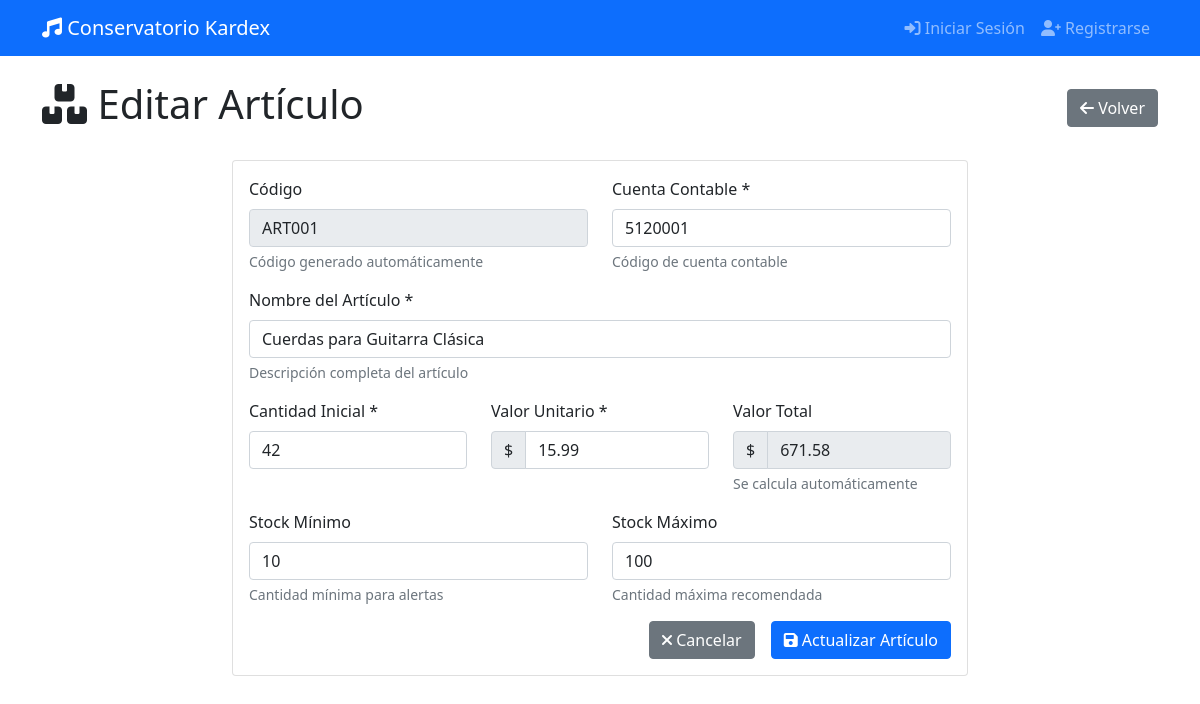
Screenshot of /articulos/1/editar with the database file from the repository.
### app/database/models.py (models this page shows, shortened)
class BaseModel(db.Model):
    __abstract__ = True
    id = db.Column(db.Integer, primary_key=True)
    created_at = db.Column(db.DateTime, default=datetime.utcnow)
    updated_at = db.Column(db.DateTime, default=datetime.utcnow, onupdate=datetime.utcnow)

class Item(BaseModel):
    __tablename__ = 'tb_item'
    i_codigo = db.Column(db.String(20), unique=True, nullable=False)
    i_nombre = db.Column(db.String(200), nullable=False)
    i_tipo = db.Column(db.String(20), nullable=False)  # 'instrumento' o 'articulo'
    i_cantidad = db.Column(db.Integer, default=0)
    i_vUnitario = db.Column(db.Numeric(10, 2), default=0.0)
    i_vTotal = db.Column(db.Numeric(10, 2), default=0.0)
    instrumento = db.relationship('Instrumento', backref='item', uselist=False)
    articulo = db.relationship('Articulo', backref='item', uselist=False)
    movimientos = db.relationship('MovimientoDetalle', backref='item', lazy=True)
    stock = db.relationship('Stock', backref='item', uselist=False)

class Articulo(db.Model):
    __tablename__ = 'tb_articulo'
    i_id = db.Column(db.Integer, db.ForeignKey('tb_item.id'), primary_key=True)
    a_c_contable = db.Column(db.String(20), nullable=False)
    a_stockMax = db.Column(db.Integer)
    a_stockMin = db.Column(db.Integer)
    created_at = db.Column(db.DateTime, default=datetime.utcnow)
    updated_at = db.Column(db.DateTime, default=datetime.utcnow, onupdate=datetime.utcnow)

### app/routes/web/articulos.py (the view, shortened to what this page needs)
@bp.route('/<int:articulo_id>/editar', methods=['GET', 'POST'])
def editar_articulo(articulo_id):
    resultado = articulo_service.obtener_articulo_por_id(articulo_id)
    if not resultado:
        flash('Artículo no encontrado', 'error')
        return redirect(url_for('articulos.listar_articulos'))
    articulo = resultado
    item = articulo.item
    proveedores = proveedor_service.obtener_todos()
    return render_template('articulos/form.html', articulo=articulo, item=item, proveedores=proveedores)

### app/database/repositories/articulos.py (called while the page is built)
    def get_by_id_with_item(self, articulo_id):
        return db.session.query(Articulo, Item).join(Item, Articulo.i_id == Item.id).filter(Articulo.i_id == articulo_id).first()

### app/database/repositories/base.py (called while the page is built)
    def get_all(self):
        return self.model.query.all()

### app/services/articulo_service.py (called while the page is built)
    def obtener_articulo_por_id(self, articulo_id):
        resultado = self.repo.get_by_id_with_item(articulo_id)
        if resultado:
            articulo, item = resultado
            return articulo
        return None

### app/services/proveedor_service.py (called while the page is built)
    def obtener_todos(self):
        return self.repo.get_all()

### app/templates/articulos/form.html (shortened to what this page needs)
{% extends "base.html" %}
{% block content %}
<div class="row">
    <div class="col-12">
        <div class="d-flex justify-content-between align-items-center mb-4">
            <h1>
                <i class="fas fa-boxes"></i>
                {% if articulo %}Editar Artículo{% else %}Nuevo Artículo{% endif %}
            </h1>
            <a href="{{ url_for('articulos.listar_articulos') }}" class="btn btn-secondary">
                <i class="fas fa-arrow-left"></i> Volver
            </a>
        </div>
    </div>
</div>
<div class="row justify-content-center">
    <div class="col-md-8">
        <div class="card">
            <div class="card-body">
                <form method="POST">
                    {% if articulo %}
                    <div class="row">
                        <div class="col-md-6">
                            <div class="mb-3">
                                <label class="form-label">Código</label>
                                <input type="text" class="form-control" value="{{ item.i_codigo }}" readonly>
                                <div class="form-text">Código generado automáticamente</div>
                            </div>
                        </div>
                        <div class="col-md-6">
                            <div class="mb-3">
                                <label for="cuenta_contable" class="form-label">Cuenta Contable *</label>
                                <input type="text" class="form-control" id="cuenta_contable" name="cuenta_contable"
                                       value="{{ articulo.a_c_contable if articulo else '' }}" required>
                                <div class="form-text">Código de cuenta contable</div>
                            </div>
                        </div>
                    </div>
                    {% else %}
                    <div class="mb-3">
                        <label for="cuenta_contable" class="form-label">Cuenta Contable *</label>
                        <input type="text" class="form-control" id="cuenta_contable" name="cuenta_contable" required>
                        <div class="form-text">Código de cuenta contable (el código del artículo se generará automáticamente)</div>
                    </div>
                    {% endif %}
                    <div class="mb-3">
                        <label for="nombre" class="form-label">Nombre del Artículo *</label>
                        <input type="text" class="form-control" id="nombre" name="nombre"
                               value="{{ item.i_nombre if articulo else '' }}" required>
                        <div class="form-text">Descripción completa del artículo</div>
                    </div>
                    <div class="row">
                        <div class="col-md-4">
                            <div class="mb-3">
                                <label for="cantidad" class="form-label">Cantidad Inicial *</label>
                                <input type="number" class="form-control" id="cantidad" name="cantidad"
                                       value="{{ item.i_cantidad if articulo else '0' }}" required min="0">
                            </div>
                        </div>
                        <div class="col-md-4">
                            <div class="mb-3">
                                <label for="valor_unitario" class="form-label">Valor Unitario *</label>
                                <div class="input-group">
                                    <span class="input-group-text">$</span>
                                    <input type="number" class="form-control" id="valor_unitario" name="valor_unitario"
                                           value="{{ item.i_vUnitario if articulo else '0.00' }}"
                                           step="0.01" required min="0">
                                </div>
                            </div>
                        </div>
                        <div class="col-md-4">
                            <div class="mb-3">
                                <label class="form-label">Valor Total</label>
                                <div class="input-group">
                                    <span class="input-group-text">$</span>
                                    <input type="text" class="form-control" id="valor_total" readonly>
                                </div>
                                <div class="form-text">Se calcula automáticamente</div>
                            </div>
                        </div>
                    </div>
                    <div class="row">
                        <div class="col-md-6">
                            <div class="mb-3">
                                <label for="stock_min" class="form-label">Stock Mínimo</label>
                                <input type="number" class="form-control" id="stock_min" name="stock_min"
                                       value="{{ articulo.a_stockMin if articulo else '5' }}" min="0">
                                <div class="form-text">Cantidad mínima para alertas</div>
                            </div>
                        </div>
                        <div class="col-md-6">
                            <div class="mb-3">
                                <label for="stock_max" class="form-label">Stock Máximo</label>
                                <input type="number" class="form-control" id="stock_max" name="stock_max"
                                       value="{{ articulo.a_stockMax if articulo else '100' }}" min="1">
                                <div class="form-text">Cantidad máxima recomendada</div>
                            </div>
                        </div>
                    </div>
                    <div class="d-grid gap-2 d-md-flex justify-content-md-end">
                        <a href="{{ url_for('articulos.listar_articulos') }}" class="btn btn-secondary me-md-2">
                            <i class="fas fa-times"></i> Cancelar
                        </a>
                        <button type="submit" class="btn btn-primary">
                            <i class="fas fa-save"></i>
                            {% if articulo %}Actualizar{% else %}Crear{% endif %} Artículo
                        </button>
                    </div>
                </form>
            </div>
        </div>
    </div>
</div>
{% endblock %}

### rows the page displays
Item: i_codigo "ART001", nombre "Cuerdas para Guitarra Clásica", cantidad "42", valor_unitario "15.99"
Articulo: cuenta_contable "5120001", stock_min "10", stock_max "100"
